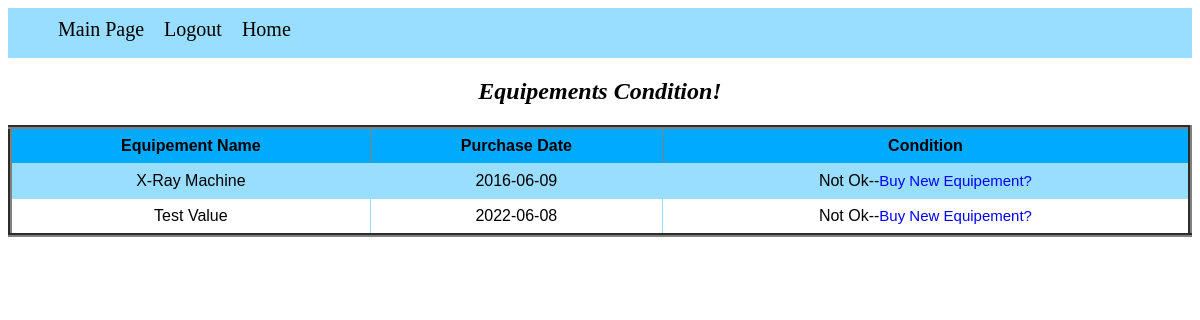
Page /Management/View/EquipementInfo.php (signed in) on the committed database.
### tables this page shows
CREATE TABLE `equipement_info` (
  `Id` int(100) NOT NULL,
  `Name` varchar(100) NOT NULL,
  `PurchaseDate` varchar(100) NOT NULL,
  `Equip_Condition` varchar(100) NOT NULL
);

### Management/Model/db.php (called while the page is built, shortened)
<?php
class db{
function ShowEq($conn)
{
    $result = $conn->query("SELECT * FROM equipement_info");
    return $result;
}
}

### Management/View/EquipementInfo.php (the view, shortened to what this page needs)
<?php
include("header.php");
?>
<html>
<head>
</head>
<body>
        <center>
            <h2><b><i> Equipements Condition! </i></b></h2>
            <table border="4", width = "60%">
            <tr>
                <th>Equipement Name</th>
                <th>Purchase Date</th>
                <th>Condition</th>
            </tr>
            <?php
                include("../Model/db.php");
                $connection = new db();
                $conobj=$connection->OpenCon();
                $userQuery=$connection->ShowEq($conobj);
                if ($userQuery->num_rows > 0) {
                    while($row = $userQuery->fetch_assoc()) {
                        echo "<tr>";
                        echo "<td>".$row["Name"]."</td>";
                        echo "<td>".$row["PurchaseDate"]."</td>";
                        if($row["Equip_Condition"]=="Not Ok"){
                            echo "<td>Not Ok--<a href=BuyEquipement.php style='color:blue;font-size:15';>Buy New Equipement?</a></td>";
                        }
                        else{
                            echo "<td>".$row["Equip_Condition"]."</td>";
                        }
                        echo "</tr>";
                  }
                }
                ?>
		</table>
        <br>
        </center>
</body>
</html>

### Management/View/header.php (style rules this page uses)
a { text-decoration:none; font-size:20px; color:Black; margin-top:10px; }
table { font-family: arial, sans-serif; border-collapse: collapse; width: 100%; }
td { border: 1px solid #99ddff; text-align: left; padding: 8px; }
tr:nth-child(even) { background-color:#99ddff ; }
th { text-align: center; background-color:#00aaff; text-align: center; padding: 8px; }
td { text-align: center; }

### rows in the picture
equipement_info: Name "X-Ray Machine", PurchaseDate "2016-06-09", Equip_Condition "Not Ok--"
equipement_info: Name "Test Value", PurchaseDate "2022-06-08", Equip_Condition "Not Ok--"
